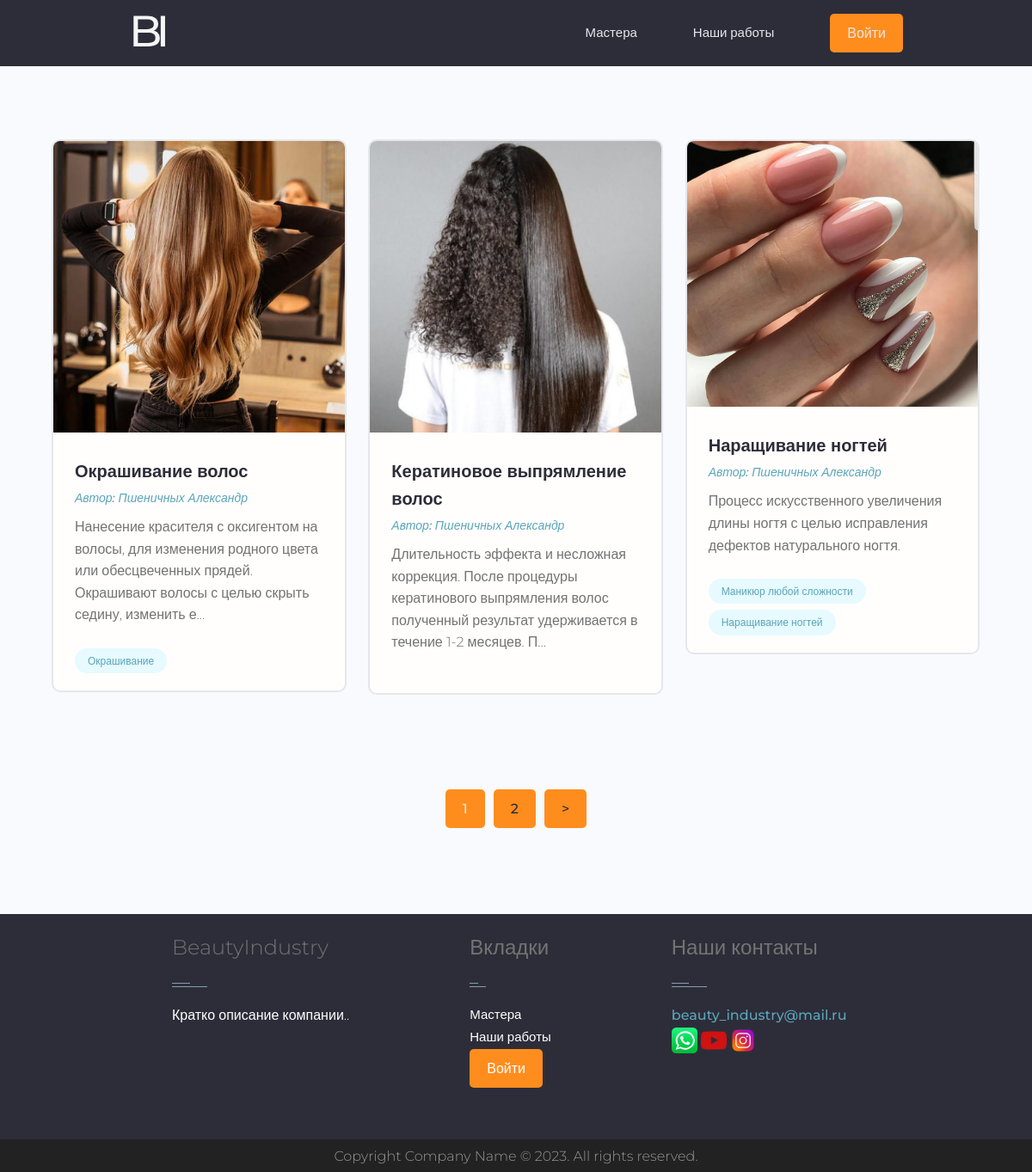
/projects/, run on the app's committed database.
### projects/models.py (models this page shows, shortened)
class Project(models.Model):
    owner = models.ForeignKey(Profile, on_delete=models.SET_NULL, null=True, blank=True)
    title = models.CharField(max_length=200, verbose_name='Заголовок')
    description = models.TextField(null=True, blank=True, verbose_name='Описание')
    featured_image = models.ImageField(null=True, blank=True, upload_to='projects/%Y/%m/%d/', default='default.jpg',
                                       verbose_name='Изображение')
    demo_link = models.CharField(max_length=2000, null=True, blank=True, verbose_name='Ссылка(по необходимости')
    source_link = models.CharField(max_length=2000, null=True, blank=True, verbose_name='Ссылка(по необходимости)')
    tags = models.ManyToManyField('Tag', blank=True, verbose_name='Тэги')

class Tag(models.Model):
    name = models.CharField(max_length=200, verbose_name='Название тэга')
    created = models.DateTimeField(auto_now_add=True)
    def __str__(self):
        return self.name

### users/models.py (models this page shows, shortened)
class Profile(models.Model):
    user = models.OneToOneField(User, on_delete=models.CASCADE, null=True, blank=True, verbose_name='Логин')
    name = models.CharField(max_length=200, null=True, blank=True,verbose_name='Имя пользователя')
    email = models.EmailField(max_length=200, null=True, blank=True)  # EmailField - валидация от джанго
    username = models.CharField(max_length=200, blank=True, null=True, verbose_name='Никнейм пользователя')
    short_info = models.CharField(max_length=200, blank=True, null=True,verbose_name='Краткая информация о пользователе')  # профессия
    bio = models.TextField(blank=True, null=True, verbose_name='Полная информация')  # инфо о себе
    profile_image = models.ImageField(blank=True, null=True, upload_to='profiles/',
                                      default='profiles/user-default.png',verbose_name='Фото')
    whatsapp = models.CharField(max_length=200, null=True, blank=True)
    instagram = models.CharField(max_length=200, null=True, blank=True)
    vkontakte = models.CharField(max_length=200, null=True, blank=True)
    telegram = models.CharField(max_length=200, null=True, blank=True)
    created = models.DateTimeField(auto_now_add=True)

### projects/views.py (the view)
# urls.py: path('projects/', include('projects.urls')),
def projects(request):
    pr = Project.objects.all()  # все данные из бд project
    page = request.GET.get('page')  # метод пагинации
    results = 3  # кол-во выводимых элементов
    paginator = Paginator(pr, results)
    try:
        pr = paginator.page(page)
    except PageNotAnInteger:  # если кол-во объектов <= results, то выведем все на одну страницу
        page = 1
        pr = paginator.page(page)  # вывод на одной странице
    except EmptyPage:  # если страница пустая
        page = paginator.num_pages  #
        pr = paginator.page(page)
    left_index = int(page) - 4
    if left_index < 1:
        left_index = 1
    right_index = int(page) + 5
    if right_index > paginator.num_pages:
        right_index = paginator.num_pages + 1
    custom_range = range(left_index, right_index)
    context = {"projects": pr,
               'paginator': paginator,
               'custom_range': custom_range
               }
    return render(request, 'projects/projects.html', context)

### projects/templates/projects/projects.html (shortened to what this page needs)
{% extends 'projects/base.html' %}
{% block content %}
  <main class="projects">
    <section class="projectsList">
      <div class="container">
        <div class="grid grid--three">
          {% for project in projects %}
          <div class="column">
            <div class="card project">
              <a href="{% url 'project' project.id %}" class="project">
                <img class="project__thumbnail" src="{{ project.featured_image.url }}" alt="project thumbnail" />
                <div class="card__body">
                  <h3 class="project__title">{{ project.title }}</h3>
                  <p><a class="project__author" href="{% url 'user_profile' project.owner.id %}">Автор: {{ project.owner.name }}</a></p>
                  <p class="project--rating">
                    {{ project.description|truncatechars:150 }}
                  </p>
                  <div class="project__tags">
                    {% for tag in project.tags.all %}
                    <span class="tag tag--pill tag--main">
                      <small>{{ tag }}</small>
                    </span>
                    {% endfor %}
                  </div>
                </div>
              </a>
            </div>
          </div>
          {% endfor %}
        </div>
      </div>
    </section>
    {% if projects.has_other_pages %}
    <div class="pagination">
      <ul class="container">
        {% for page in custom_range %}
          {% if page == projects.number %}
            <li><a href="?page={{page}}" class="btn page-link btn--sub">{{ page }}</a></li>
          {% else %}
            <li><a href="?page={{page}}" class="btn page-link">{{ page }}</a></li>
          {% endif %}
        {% endfor %}
        {% if projects.has_next %}
          <li><a href="?page={{ projects.next_page_number }}" class="btn page-link">&gt;</a></li>
        {% endif %}
      </ul>
    </div>
    {% endif %}
  </main>
{% endblock %}

### projects/static/styles/app.css (style rules this page uses)
:root { --color-sub: #2d2d39; }
.btn--sub { background-color: var(--color-sub-light); }
.card { border: 2px solid var(--color-light); }
.pagination { margin-top: 8rem; margin-bottom: 10rem; }
.pagination > ul { flex-wrap: wrap; list-style: none; display: flex; align-items: center; justify-content: center; gap: 1rem; }
.pagination .btn { color: var(--color-sub); }
.pagination .btn.btn--sub { color: var(--color-light); }
.project__author { font-size: 1.4rem; font-style: italic; }
.project--rating { margin-bottom: 1.6em; margin-top: .5em; }
.projectsList { margin-top: 8rem; }
.project__thumbnail { object-fit: cover; object-position: top center; width: 100%; }
.project__title { font-size: 2rem; font-weight: 700; color: var(--color-sub); }

### projects/static/styles/footer.css (style rules this page uses)
.btn { background-color: #ff8d1e; color:#fff; }

### projects/static/uikit/styles/modules/_variables.css (style rules this page uses)
:root { --color-main: #5aa5b9; --color-main-light: #e6faff; --color-sub: #3f4156; --color-sub-light: #51546e; --color-sub-lighter: #ededfd; --color-text: #737373; --color-gray: #8b8b8b; --color-light: #e5e7eb; --color-light-gray: #767676; --color-bg: #f8fafd; --color-white: #fffefd; --color-white-light: #f3f3f3; --color-success: #359e64; --color-success-bg: #def8e8; --color-error: #fc4b0b; --color-error-bg: #fff2ee; --font-base: 'Poppins', arial, helvetica, 'Segoe UI', roboto, ubuntu, sans-serif; --font-monospace: 'Fira Code', 'Courier New', courier, monospace; --font-regular: 300; --font-medium: 500; --font-bold: 700; --generic-shadow: 1px 1px 5px #00000010; --generic-transition: all 0.3s ease-in-out; }

### projects/static/uikit/styles/modules/_base.css (style rules this page uses)
* { margin: 0; padding: 0; box-sizing: border-box; text-rendering: optimizeLegibility; color: inherit; font-size: inherit; }
html { font-size: 50%; }
@media only screen and (min-width: 480px) { html { font-size: 56.25%; } }
@media only screen and (min-width: 1200px) { html { font-size: 62.5%; } }
body { line-height: 1.6; font-weight: 400; font-size: 1.5rem; color: var(--color-text); background-color: var(--color-bg); min-height: 100vh; }

### projects/static/uikit/styles/modules/_typography.css (style rules this page uses)
* { font-family:'Montserrat', sans-serif; }
h3 { font-size: 3.2rem; font-weight: var(--font-medium); }
p, span, strong { font-size: 1.6rem; color: var(--color-text); font-weight: var(--font-regular); }
a { padding-bottom: 2px; text-decoration: none; display: inline-block; color: var(--color-main); font-weight: var(--font-medium); }

### projects/static/uikit/styles/modules/_utilities.css (style rules this page uses)
.container { width: 92%; max-width: 165rem; margin: 0 auto; box-sizing: border-box; }
@media screen and (min-width: 1000px) { .container { width: 90%; } }
@media screen and (min-width: 1200px) { .container { width: 90%; } }

### projects/static/uikit/styles/modules/_button.css (style rules this page uses)
.btn { display: inline-block; position: relative; cursor: pointer; background-color: var(--color-light); font-weight: var(--font-medium); color: var(--color-sub); text-decoration: none; padding: 1rem 2rem; border-radius: 0.5rem; border: none; width: -webkit-fit-content; width: -moz-fit-content; width: fit-content; height: -webkit-fit-content; height: -moz-fit-content; height: fit-content; font-size: 1.6rem; outline-width: 0; outline-color: transparent; -webkit-backface-visibility: hidden; backface-visibility: hidden; transition: all 0.3s ease-in-out; }
.btn--sub { background-color: var(--color-sub); color: var(--color-white); }

### projects/static/uikit/styles/modules/_card.css (style rules this page uses)
.card { border-radius: 1rem; background-color: var(--color-white); border: 1.5px solid var(--color-light); width: auto; height: auto; margin-top: 0.5rem; margin-bottom: 0.5rem; overflow: hidden; }
.card__body, .card__header { padding: 2rem 2.5rem; }

### projects/static/uikit/styles/modules/_tag.css (style rules this page uses)
.tag { display: inline-flex; align-items: center; background-color: var(--color-sub); height: -webkit-fit-content; height: -moz-fit-content; height: fit-content; width: -webkit-fit-content; width: -moz-fit-content; width: fit-content; border-radius: 0.5rem; padding: 0.5rem 1.5rem; font-size: 1.2rem; cursor: pointer; }
.tag:not(:last-child) { margin-right: 0.25rem; margin-bottom: 0.75rem; }
.tag > small { color: var(--color-white); }
.tag--pill { border-radius: 5rem; }
.tag--main, .tag--main > small { background: var(--color-main-light); color: var(--color-main); font-weight: 500; }

### data on the page
Project: featured_image (picture), title "Окрашивание волос", owner.name "Пшеничных Александр", description "Нанесение красителя с оксигентом на волосы, для изменения родного цвета или обесцвеченных прядей. Окрашивают волосы с целью скрыть седину, изменить е…"
Tag: name "Окрашивание"
Project: featured_image (picture), title "Кератиновое выпрямление волос", owner.name "Пшеничных Александр", description "Длительность эффекта и несложная коррекция. После процедуры кератинового выпрямления волос полученный результат удерживается в течение 1-2 месяцев. П…"
Project: featured_image (picture), title "Наращивание ногтей", owner.name "Пшеничных Александр", description "Процесс искусственного увеличения длины ногтя с целью исправления дефектов натурального ногтя."
Tag: name "Маникюр любой сложности"
Tag: name "Наращивание ногтей"

### other printed values
{{ page }} "1"
{{ page }} "2"
